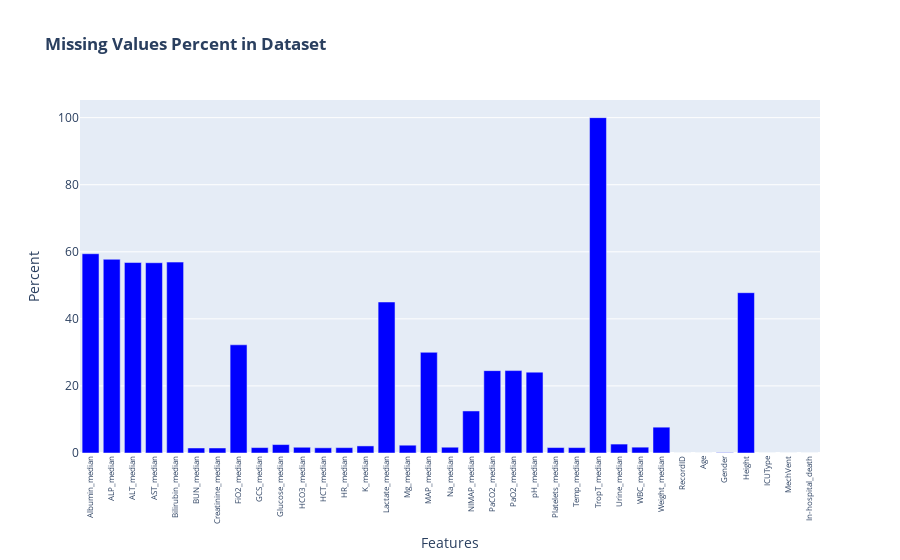
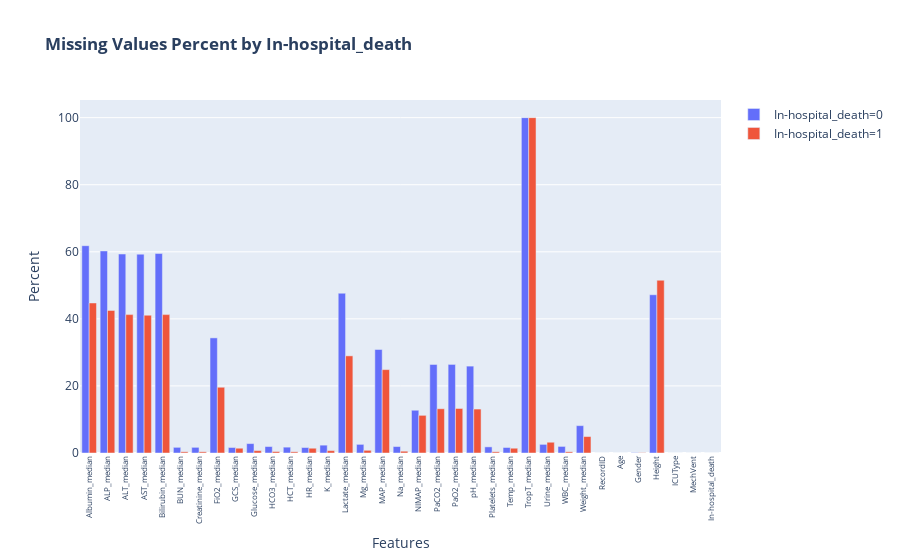

Notebook code for these charts, in order:
### Markdown cell above
<b> Look at the distribution of missing values </b>

### Code cell
# From results data frame calculate the percentaje of NaNs
# Missing values plot
# Filter the DataFrame to include only features with '_mean' in their names

mean_features = [col for col in merged_df.columns if '_median' in col]
mean_features.extend(non_time_parameters)
mean_features.extend(categorical_parameters)
mean_features.extend(['In-hospital_death'])
# Calculate the total number of values for each mean feature
total_values = merged_df[mean_features].shape[0]


# Calculate the total number of values for each mean feature
total_values = merged_df[mean_features].shape[0]

# Calculate the number of NaN values for each mean feature
missing = merged_df[mean_features].isna().sum().reset_index()
missing.columns = ['features', 'total_missing']
missing['percent'] = (missing['total_missing'] / total_values) * 100
missing.index = missing['features']
del missing['features']

# Plot the percentage of NaN values in total
fig_total = go.Figure(data=[go.Bar(x=missing.index, y=missing['percent'], marker_color='blue')])
fig_total.update_layout(title='<b>Missing Values Percent in Dataset</b>',
                        xaxis_title='Features',
                        yaxis_title='Percent',
                        xaxis_tickangle=-90,  # Rotate x-axis labels for better visibility
                        )  # Adjust height of the plot as needed
fig_total.update_layout(xaxis=dict(tickfont=dict(size=8)))

# Plot the percentage of NaN values by 'In-hospital_death'
missing_grouped = merged_df.groupby('In-hospital_death')[mean_features].apply(lambda x: x.isna().sum() / len(x) * 100)
fig_by_death = go.Figure()
for death_value, missing_values in missing_grouped.iterrows():
    fig_by_death.add_trace(go.Bar(name=f'In-hospital_death={death_value}', x=missing_values.index, y=missing_values.values))

fig_by_death.update_layout(title='<b>Missing Values Percent by In-hospital_death</b>',
                           xaxis_title='Features',
                           yaxis_title='Percent',
                           xaxis_tickangle=-90,  # Rotate x-axis labels for better visibility
                           barmode='group')  # Adjust height of the plot as needed
fig_by_death.update_layout(xaxis=dict(tickfont=dict(size=8)))

# Show the plots
fig_total.show()
fig_by_death.show()

### Figure 1 — Plotly figure (JSON) as saved in the notebook; plotly's stock layout.template omitted (floating-point values rounded to 4 significant figures)
{"data": [{"marker": {"color": "blue"}, "type": "bar", "x": ["Albumin_median", "ALP_median", "ALT_median", "AST_median", "Bilirubin_median", "BUN_median", "Creatinine_median", "FiO2_median", "GCS_median", "Glucose_median", "HCO3_median", "HCT_median", "HR_median", "K_median", "Lactate_median", "Mg_median", "MAP_median", "Na_median", "NIMAP_median", "PaCO2_median", "PaO2_median", "pH_median", "Platelets_median", "Temp_median", "TropT_median", "Urine_median", "WBC_median", "Weight_median", "RecordID", "Age", "Gender", "Height", "ICUType", "MechVent", "In-hospital_death"], "y": [59.42, 57.76, 56.8, 56.74, 56.93, 1.5, 1.5, 32.26, 1.613, 2.513, 1.713, 1.55, 1.6, 2.113, 45.02, 2.325, 30.03, 1.725, 12.54, 24.56, 24.57, 24.11, 1.625, 1.613, 100, 2.663, 1.738, 7.7, 0, 0, 0.1, 47.8, 0, 0, 0]}], "layout": {"autosize": true, "title": {"text": "<b>Missing Values Percent in Dataset</b>"}, "xaxis": {"autorange": true, "range": [-0.5, 34.5], "tickangle": -90, "tickfont": {"size": 8}, "title": {"text": "Features"}, "type": "category"}, "yaxis": {"autorange": true, "range": [0, 105.3], "title": {"text": "Percent"}, "type": "linear"}}}

### Figure 2 — Plotly figure (JSON) as saved in the notebook; plotly's stock layout.template omitted (floating-point values rounded to 4 significant figures)
{"data": [{"name": "In-hospital_death=0", "type": "bar", "x": ["Albumin_median", "ALP_median", "ALT_median", "AST_median", "Bilirubin_median", "BUN_median", "Creatinine_median", "FiO2_median", "GCS_median", "Glucose_median", "HCO3_median", "HCT_median", "HR_median", "K_median", "Lactate_median", "Mg_median", "MAP_median", "Na_median", "NIMAP_median", "PaCO2_median", "PaO2_median", "pH_median", "Platelets_median", "Temp_median", "TropT_median", "Urine_median", "WBC_median", "Weight_median", "RecordID", "Age", "Gender", "Height", "ICUType", "MechVent", "In-hospital_death"], "y": [61.82, 60.25, 59.33, 59.29, 59.48, 1.687, 1.687, 34.33, 1.643, 2.806, 1.919, 1.745, 1.628, 2.341, 47.64, 2.573, 30.87, 1.919, 12.75, 26.42, 26.42, 25.91, 1.832, 1.643, 100, 2.573, 1.963, 8.156, 0, 0, 0.1018, 47.19, 0, 0, 0]}, {"name": "In-hospital_death=1", "type": "bar", "x": ["Albumin_median", "ALP_median", "ALT_median", "AST_median", "Bilirubin_median", "BUN_median", "Creatinine_median", "FiO2_median", "GCS_median", "Glucose_median", "HCO3_median", "HCT_median", "HR_median", "K_median", "Lactate_median", "Mg_median", "MAP_median", "Na_median", "NIMAP_median", "PaCO2_median", "PaO2_median", "pH_median", "Platelets_median", "Temp_median", "TropT_median", "Urine_median", "WBC_median", "Weight_median", "RecordID", "Age", "Gender", "Height", "ICUType", "MechVent", "In-hospital_death"], "y": [44.74, 42.51, 41.27, 41.09, 41.27, 0.3565, 0.3565, 19.61, 1.426, 0.713, 0.4456, 0.3565, 1.426, 0.713, 28.97, 0.8021, 24.87, 0.5348, 11.23, 13.19, 13.28, 13.1, 0.3565, 1.426, 100, 3.209, 0.3565, 4.902, 0, 0, 0.08913, 51.52, 0, 0, 0]}], "layout": {"autosize": true, "barmode": "group", "title": {"text": "<b>Missing Values Percent by In-hospital_death</b>"}, "xaxis": {"autorange": true, "range": [-0.5, 34.5], "tickangle": -90, "tickfont": {"size": 8}, "title": {"text": "Features"}, "type": "category"}, "yaxis": {"autorange": true, "range": [0, 105.3], "title": {"text": "Percent"}, "type": "linear"}}}
